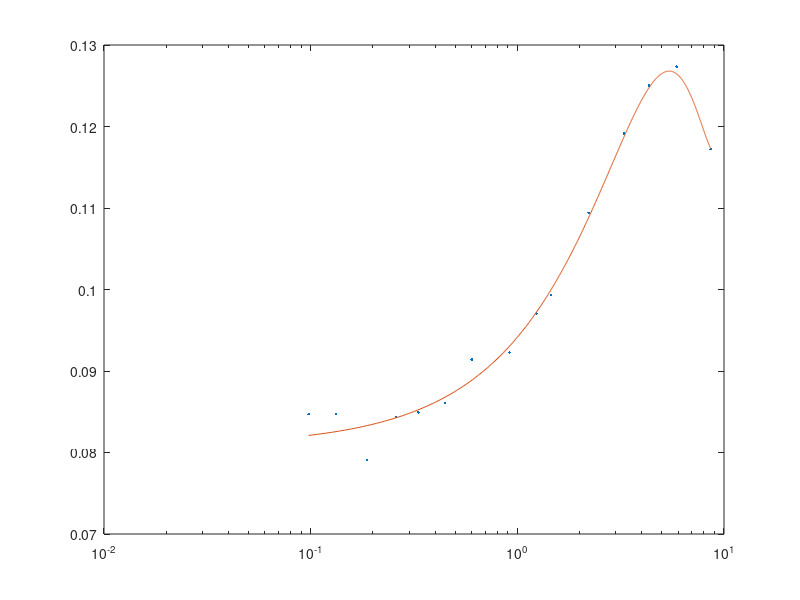
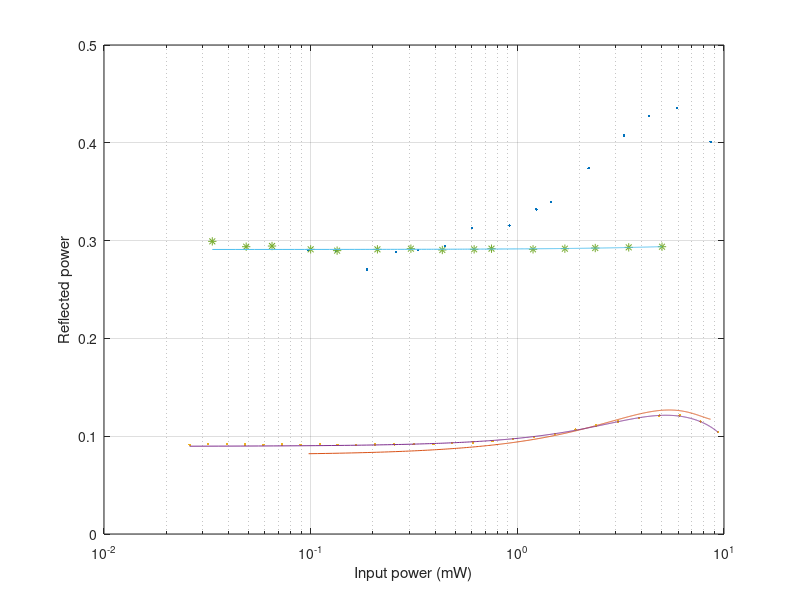

Recreate these plots in MATLAB, in order.
clear

load SAM_measured0.txt  %1st measurement
a1 = 10.^(SAM_measured0(1:15,:)/10);
R1 = a1(:,2)./a1(:,1);
x1 = a1(1,1):0.01:a1(end,1);
Y1 = interp1(a1(:,1),R1,x1);
YY1 = polyfit(x1,Y1,5);
y1 = polyval(YY1,x1);
semilogx(a1(:,1),a1(:,2)./a1(:,1),'.',x1,y1)


load SAM_measured1.txt  %2nd measurement 
a2 = 10.^(SAM_measured1(1:end-1,:)/10);
R2 = a2(:,2)./a2(:,1);
x2 = a2(1,1):0.01:a2(end,1);
Y2 = interp1(a2(:,1),R2,x2);
YY2 = polyfit(x2,Y2,5);
y2 = polyval(YY2,x2);
% plot(a2(:,1),a2(:,2)./a2(:,1),'.',x2,y2)

load Linear_mirror.txt %replace SAM with a regular mirror
a0 = 10.^(Linear_mirror/10);
R0 = a0(:,2)./a0(:,1);
x0 = a0(1,1):0.01:a0(end,1);
Y0 = interp1(a0(:,1),R0,x0);
YY0 = polyfit(x0,Y0,1);
y0 = polyval(YY0,x0);
% plot(a1(:,1),a1(:,2),'.',x1,y1,a0(:,1),a0(:,2)/2,'.',x0,y0/2)
% plot(a2(:,1),a2(:,2),'.',x2,y2,a0(:,1),a0(:,2)/2.2,'.',x0,y0/2.2)
scal = mean(y0);

figure;
semilogx(a1(:,1),a1(:,2)./a1(:,1)/scal,'.',x1,y1,a2(:,1),a2(:,2)./a2(:,1),'.',x2,y2,a0(:,1),a0(:,2)./a0(:,1),'*',x0,y0)
% axis([0 10 0.07 0.13])
grid
xlabel('Input power (mW)')
ylabel('Reflected power')
